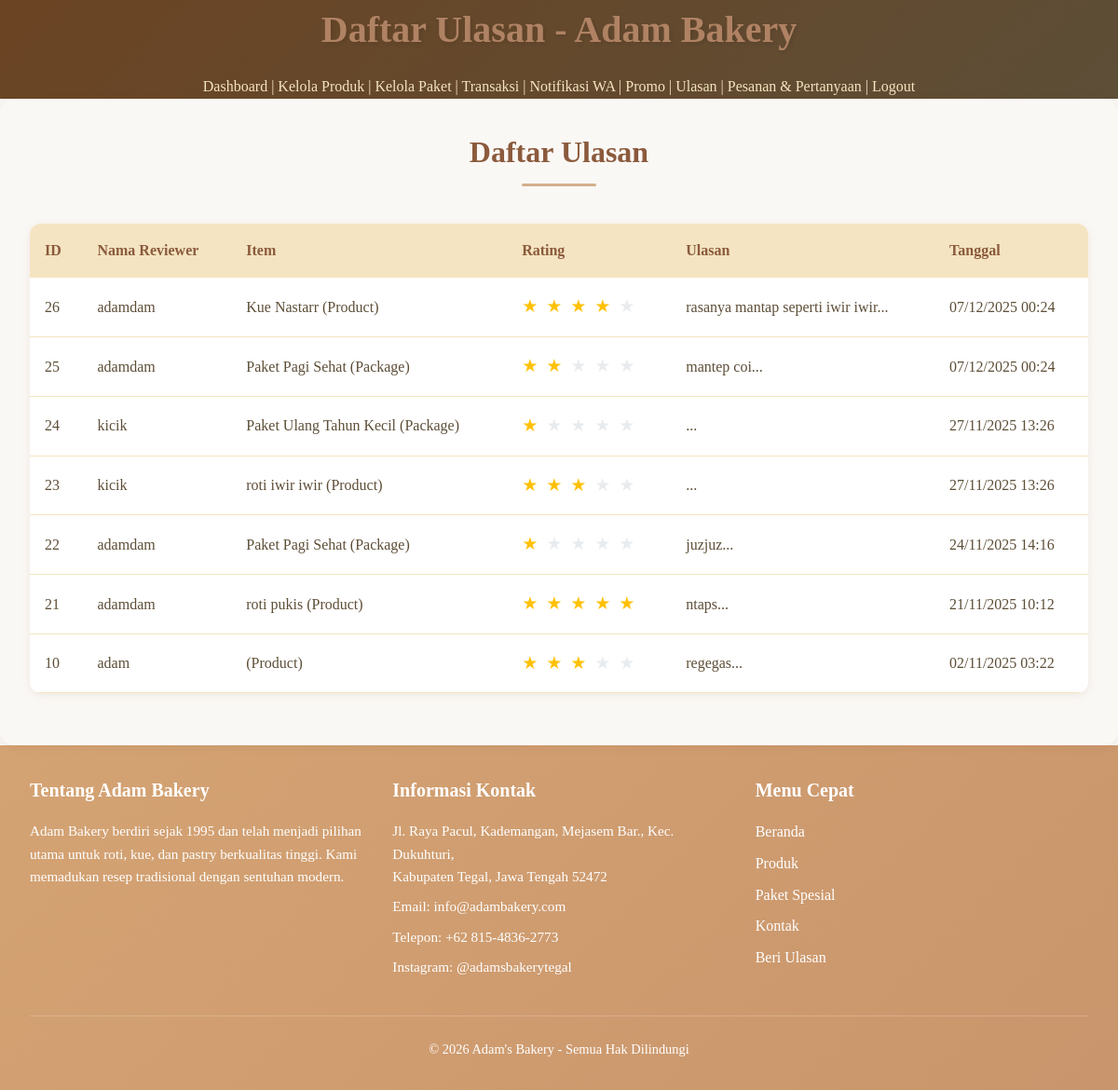
The page /admin/view_reviews.php (signed in) on the database its author committed.
### tables this page shows
CREATE TABLE `reviews` (
  `id` int(11) NOT NULL AUTO_INCREMENT,
  `transaction_id` int(11) NOT NULL,
  `product_id` int(11) DEFAULT NULL COMMENT 'ID produk jika review untuk produk',
  `package_id` int(11) DEFAULT NULL COMMENT 'ID paket jika review untuk paket',
  `item_type` enum('product','package') NOT NULL DEFAULT 'product' COMMENT 'Tipe item: product atau package',
  `nama_reviewer` varchar(255) NOT NULL,
  `rating` int(11) NOT NULL,
  `review_text` text DEFAULT NULL,
  `created_at` timestamp NOT NULL DEFAULT current_timestamp(),
  PRIMARY KEY (`id`),
  KEY `idx_review_transaction` (`transaction_id`),
  KEY `idx_review_product` (`product_id`),
  KEY `idx_review_package` (`package_id`),
  CONSTRAINT `reviews_ibfk_1` FOREIGN KEY (`transaction_id`) REFERENCES `transactions` (`id`) ON DELETE CASCADE,
  CONSTRAINT `reviews_ibfk_2` FOREIGN KEY (`product_id`) REFERENCES `products` (`id`) ON DELETE SET NULL,
  CONSTRAINT `reviews_ibfk_3` FOREIGN KEY (`package_id`) REFERENCES `packages` (`id`) ON DELETE SET NULL
);

### admin/view_reviews.php (the view, shortened to what this page needs)
<?php
include '../backend/db.php';
$reviews_query = "
    SELECT r.*,
           CASE
               WHEN r.item_type = 'product' THEN p.nama
               WHEN r.item_type = 'package' THEN pkg.nama
           END as item_name
    FROM reviews r
    LEFT JOIN products p ON r.product_id = p.id
    LEFT JOIN packages pkg ON r.package_id = pkg.id
    ORDER BY r.created_at DESC
";
$reviews = $conn->query($reviews_query);
?>
<!DOCTYPE html>
<html lang="id">
<head>
    <link rel="stylesheet" href="/assets/css/style.css">
</head>
<body>
<header class="admin-header">
    <h1>Daftar Ulasan - Adam Bakery</h1>
    <nav class="admin-nav">
        <a href="dashboard.php">Dashboard</a> |
        <a href="manage_products.php">Kelola Produk</a> |
        <a href="manage_packages.php">Kelola Paket</a> |
        <a href="view_transactions.php">Transaksi</a> |
        <a href="wa_notifications.php">Notifikasi WA</a> |
        <a href="admin_promos.php">Promo</a> |
        <a href="view_reviews.php">Ulasan</a> |
        <a href="view_custom_orders.php">Pesanan & Pertanyaan</a> |
        <a href="logout.php">Logout</a>
    </nav>
</header>
<main>
    <h2>Daftar Ulasan</h2>
    <table>
        <thead>
            <tr>
                <th>ID</th>
                <th>Nama Reviewer</th>
                <th>Item</th>
                <th>Rating</th>
                <th>Ulasan</th>
                <th>Tanggal</th>
            </tr>
        </thead>
        <tbody>
            <?php while ($review = $reviews->fetch_assoc()): ?>
            <tr>
                <td><?php echo $review['id']; ?></td>
                <td><?php echo $review['nama_reviewer']; ?></td>
                <td><?php echo $review['item_name'] . ' (' . ucfirst($review['item_type']) . ')'; ?></td>
                <td>
                    <div class="rating">
                        <?php for ($i = 1; $i <= 5; $i++): ?>
                            <span class="<?php echo $i <= $review['rating'] ? '' : 'empty'; ?>">★</span>
                        <?php endfor; ?>
                    </div>
                </td>
                <td><?php echo substr($review['review_text'], 0, 50) . '...'; ?></td>
                <td><?php echo date('d/m/Y H:i', strtotime($review['created_at'])); ?></td>
            </tr>
            <?php endwhile; ?>
        </tbody>
    </table>
</main>
<?php include '../includes/footer.php'; ?>

### assets/css/style.css (style rules this page uses)
* { margin: 0; padding: 0; box-sizing: border-box; }
html, body { height: 100%; }
body { font-family: "Georgia", "Times New Roman", serif; font-size: 1rem; line-height: 1.6; color: #5d4e37; background-color: #faf8f5; display: flex; flex-direction: column; }
:root { --color-primary: #8b5a3c; --color-primary-dark: #6b4423; --color-primary-light: #c19a6b; --color-secondary: #d4af8c; --color-secondary-light: #f4e4c1; --color-secondary-lighter: #fff8e7; --color-white: #ffffff; --color-light-bg: #faf8f5; --color-light-border: #f0e0c0; --color-text-primary: #5d4e37; --color-text-secondary: #6b5b47; --color-text-light: #8b5a3c; --color-success: #28a745; --color-error: #dc3545; --color-warning: #ffc107; --color-info: #17a2b8; --spacing-xs: 0.25rem; --spacing-sm: 0.5rem; --spacing-md: 1rem; --spacing-lg: 1.5rem; --spacing-xl: 2rem; --spacing-2xl: 3rem; --radius-sm: 8px; --radius-md: 12px; --radius-lg: 15px; --radius-full: 50px; --shadow-sm: 0 2px 8px rgba(139, 90, 60, 0.1); --shadow-md: 0 4px 12px rgba(139, 90, 60, 0.15); --shadow-lg: 0 8px 25px rgba(139, 90, 60, 0.2); --transition: all 0.3s ease; }
h1, h2, h3, h4, h5, h6 { color: var(--color-primary); font-weight: 600; margin-bottom: var(--spacing-md); }
h1 { font-size: 2.5rem; text-shadow: 2px 2px 4px rgba(0, 0, 0, 0.1); }
h2 { font-size: 2rem; position: relative; text-align: center; padding-bottom: var(--spacing-md); }
h2::after { content: ""; display: block; width: 80px; height: 3px; background-color: var(--color-secondary); margin: var(--spacing-sm) auto 0; border-radius: 2px; }
a { color: var(--color-primary); text-decoration: none; transition: var(--transition); }
main { background-color: var(--color-light-bg); border-radius: var(--radius-lg); padding: var(--spacing-xl); box-shadow: var(--shadow-sm); position: relative; }
table { width: 100%; border-collapse: collapse; background: var(--color-white); border-radius: var(--radius-md); overflow: hidden; box-shadow: var(--shadow-sm); margin: var(--spacing-lg) 0; }
thead { background-color: var(--color-secondary-light); }
th, td { padding: var(--spacing-md); text-align: left; border-bottom: 1px solid var(--color-secondary-light); }
th { color: var(--color-primary); font-weight: 600; }
.rating { color: #ffc107; font-size: 1.2rem; letter-spacing: 2px; }
.rating .empty { color: #e9ecef; }
.admin-header { background: linear-gradient(135deg, var(--color-primary-dark) 0%, var(--color-text-primary) 100%); color: var(--color-secondary-light); text-align: center; }
.admin-header h1 { color: #b08264; }
.admin-nav a { color: var(--color-secondary-light); text-align: center; }

### rows shown on the page
reviews: id "26", nama_reviewer "adamdam", item_name "Kue Nastarr", item_type "Product", review_text "rasanya mantap seperti iwir iwir", created_at "07/12/2025 00:24"
reviews: id "25", nama_reviewer "adamdam", item_name "Paket Pagi Sehat", item_type "Package", review_text "mantep coi", created_at "07/12/2025 00:24"
reviews: id "24", nama_reviewer "kicik", item_name "Paket Ulang Tahun Kecil", item_type "Package", created_at "27/11/2025 13:26"
reviews: id "23", nama_reviewer "kicik", item_name "roti iwir iwir", item_type "Product", created_at "27/11/2025 13:26"
reviews: id "22", nama_reviewer "adamdam", item_name "Paket Pagi Sehat", item_type "Package", review_text "juzjuz", created_at "24/11/2025 14:16"
reviews: id "21", nama_reviewer "adamdam", item_name "roti pukis", item_type "Product", review_text "ntaps", created_at "21/11/2025 10:12"
reviews: id "10", nama_reviewer "adam", item_type "Product", review_text "regegas", created_at "02/11/2025 03:22"

### other values the page prints
APP_NAME "Adam's Bakery"
